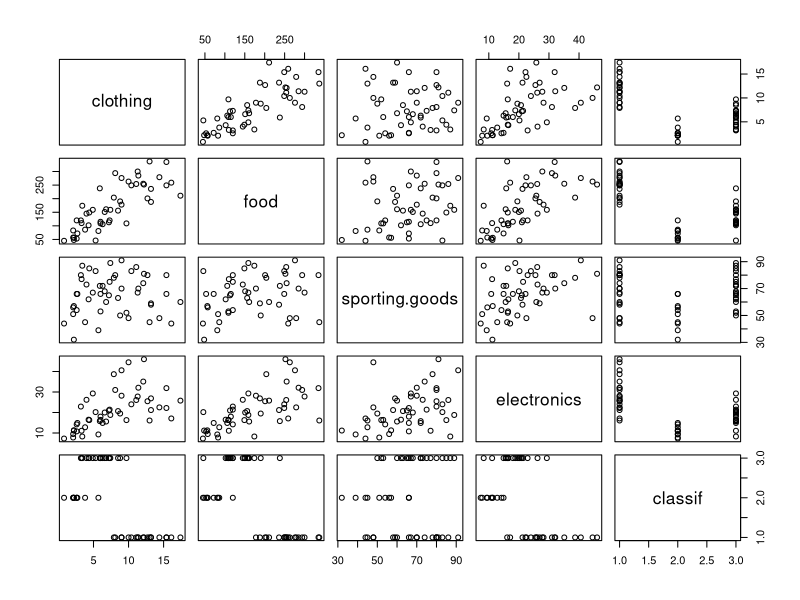
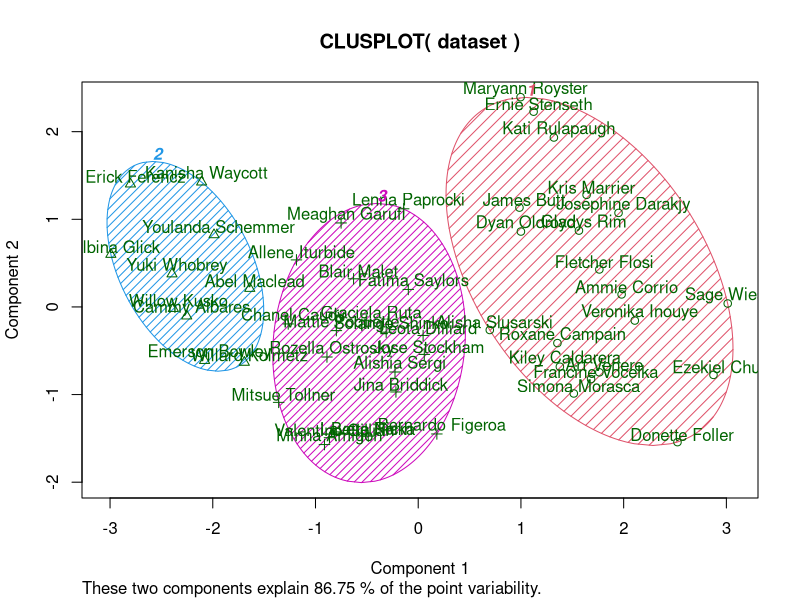

These charts were generated, in order, by the following R code:
#----------------------------------------------------------------------------------------------------
# Author: cgarcia
# About:  This demo shows how to segment customers into groups based on shopping habits. It
#         uses the EM algorithm which also finds the optimal number of clusters.
#----------------------------------------------------------------------------------------------------

library(mclust)
library(cluster)

# Load data
dataset = read.csv("data/purchases.csv", row.names=1)

# Build latent cluster model and show results
fit <- Mclust(dataset)
print(fit$BIC) # Show the fit summary
classif <- fit$classification # The segment classification vector - class of each person

# Build classification frame
classifications <- cbind(classif)
print(classifications) # Show the classes of each person
rownames(classifications) <- rownames(dataset)

fitdata <- cbind(dataset, classif=classif) # Add the classes to the data as a new column

# Display cluster plot based on two latent components and show cross-var plots
plot(fitdata)
dev.new()
clusplot(dataset, classifications, color=TRUE, shade=TRUE, labels=2, lines=0)
